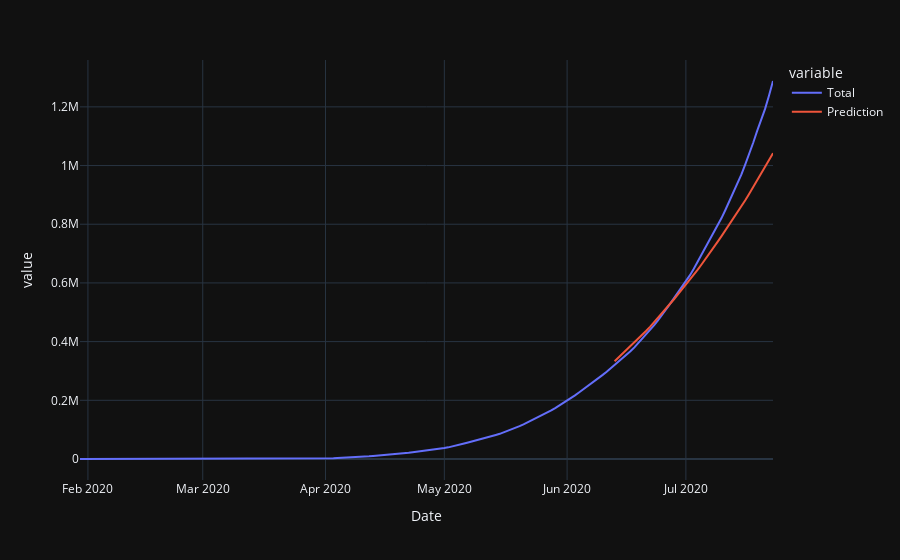

Source (notebook cell):
### Code cell
split_date = pd.Timestamp('2020-06-13')
train,test=split_dataframe(split_date)
fig,future_forecast=forecast()
fig

### Figure 1 — Plotly figure (JSON) as saved in the notebook; plotly's stock layout.template omitted (floating-point values rounded to 4 significant figures; data arrays with more than 128 entries replaced by an {"elided": "..."} marker saying what was removed)
{"data": [{"hovertemplate": "variable=Total<br>Date=%{x}<br>value=%{y}<extra></extra>", "legendgroup": "Total", "line": {"color": "#636efa", "dash": "solid"}, "mode": "lines", "name": "Total", "orientation": "v", "showlegend": true, "type": "scatter", "x": {"elided": "176 str values"}, "xaxis": "x", "y": {"elided": "176 int values"}, "yaxis": "y"}, {"hovertemplate": "variable=Prediction<br>Date=%{x}<br>value=%{y}<extra></extra>", "legendgroup": "Prediction", "line": {"color": "#EF553B", "dash": "solid"}, "mode": "lines", "name": "Prediction", "orientation": "v", "showlegend": true, "type": "scatter", "x": {"elided": "176 str values"}, "xaxis": "x", "y": {"elided": "176 float values"}, "yaxis": "y"}], "layout": {"legend": {"title": {"text": "variable"}, "tracegroupgap": 0}, "margin": {"t": 60}, "xaxis": {"anchor": "y", "domain": [0, 1], "title": {"text": "Date"}}, "yaxis": {"anchor": "x", "domain": [0, 1], "title": {"text": "value"}}}}
